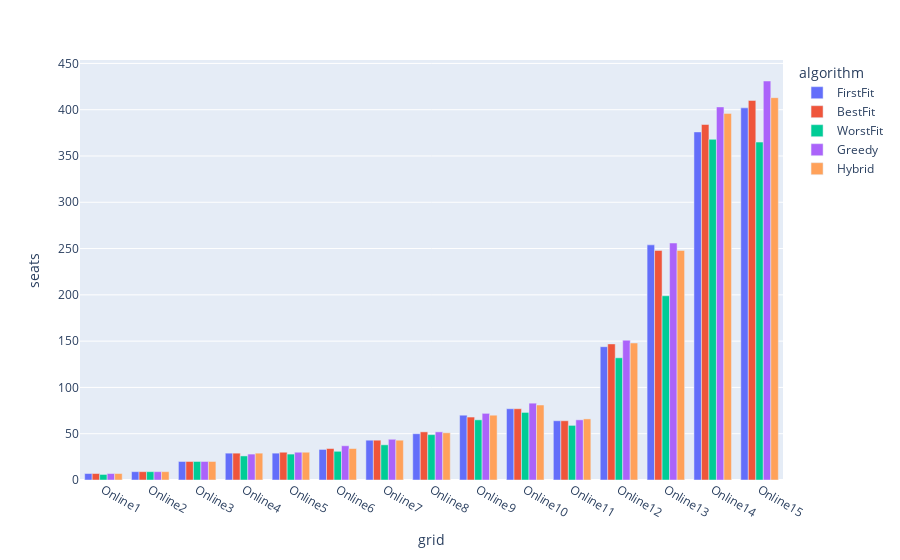

Write notebook code for a chart like this one.
### Markdown cell above
### Best performance of each algorithm per grid:

### Code cell
df_sim_max = df_sim.groupby(['grid']).max().reset_index().melt(id_vars='grid', value_name='seats', var_name='algorithm').set_index('grid').loc[grid_order].reset_index()
px.bar(df_sim_max, x='grid', color='algorithm', y='seats', barmode='group').show()

### Figure 1 — Plotly figure (JSON) as saved in the notebook; plotly's stock layout.template omitted (floating-point values rounded to 4 significant figures)
{"data": [{"alignmentgroup": "True", "hovertemplate": "algorithm=FirstFit<br>grid=%{x}<br>seats=%{y}<extra></extra>", "legendgroup": "FirstFit", "marker": {"color": "#636efa"}, "name": "FirstFit", "offsetgroup": "FirstFit", "orientation": "v", "showlegend": true, "textposition": "auto", "type": "bar", "x": ["Online1", "Online2", "Online3", "Online4", "Online5", "Online6", "Online7", "Online8", "Online9", "Online10", "Online11", "Online12", "Online13", "Online14", "Online15"], "xaxis": "x", "y": [7, 9, 20, 29, 29, 33, 43, 50, 70, 77, 64, 144, 254, 376, 402], "yaxis": "y"}, {"alignmentgroup": "True", "hovertemplate": "algorithm=BestFit<br>grid=%{x}<br>seats=%{y}<extra></extra>", "legendgroup": "BestFit", "marker": {"color": "#EF553B"}, "name": "BestFit", "offsetgroup": "BestFit", "orientation": "v", "showlegend": true, "textposition": "auto", "type": "bar", "x": ["Online1", "Online2", "Online3", "Online4", "Online5", "Online6", "Online7", "Online8", "Online9", "Online10", "Online11", "Online12", "Online13", "Online14", "Online15"], "xaxis": "x", "y": [7, 9, 20, 29, 30, 34, 43, 52, 68, 77, 64, 147, 248, 384, 410], "yaxis": "y"}, {"alignmentgroup": "True", "hovertemplate": "algorithm=WorstFit<br>grid=%{x}<br>seats=%{y}<extra></extra>", "legendgroup": "WorstFit", "marker": {"color": "#00cc96"}, "name": "WorstFit", "offsetgroup": "WorstFit", "orientation": "v", "showlegend": true, "textposition": "auto", "type": "bar", "x": ["Online1", "Online2", "Online3", "Online4", "Online5", "Online6", "Online7", "Online8", "Online9", "Online10", "Online11", "Online12", "Online13", "Online14", "Online15"], "xaxis": "x", "y": [6, 9, 20, 26, 28, 31, 38, 49, 65, 73, 59, 132, 199, 368, 365], "yaxis": "y"}, {"alignmentgroup": "True", "hovertemplate": "algorithm=Greedy<br>grid=%{x}<br>seats=%{y}<extra></extra>", "legendgroup": "Greedy", "marker": {"color": "#ab63fa"}, "name": "Greedy", "offsetgroup": "Greedy", "orientation": "v", "showlegend": true, "textposition": "auto", "type": "bar", "x": ["Online1", "Online2", "Online3", "Online4", "Online5", "Online6", "Online7", "Online8", "Online9", "Online10", "Online11", "Online12", "Online13", "Online14", "Online15"], "xaxis": "x", "y": [7, 9, 20, 28, 30, 37, 44, 52, 72, 83, 65, 151, 256, 403, 431], "yaxis": "y"}, {"alignmentgroup": "True", "hovertemplate": "algorithm=Hybrid<br>grid=%{x}<br>seats=%{y}<extra></extra>", "legendgroup": "Hybrid", "marker": {"color": "#FFA15A"}, "name": "Hybrid", "offsetgroup": "Hybrid", "orientation": "v", "showlegend": true, "textposition": "auto", "type": "bar", "x": ["Online1", "Online2", "Online3", "Online4", "Online5", "Online6", "Online7", "Online8", "Online9", "Online10", "Online11", "Online12", "Online13", "Online14", "Online15"], "xaxis": "x", "y": [7, 9, 20, 29, 30, 34, 43, 51, 70, 81, 66, 148, 248, 396, 413], "yaxis": "y"}], "layout": {"barmode": "group", "legend": {"title": {"text": "algorithm"}, "tracegroupgap": 0}, "margin": {"t": 60}, "xaxis": {"anchor": "y", "domain": [0, 1], "title": {"text": "grid"}}, "yaxis": {"anchor": "x", "domain": [0, 1], "title": {"text": "seats"}}}}
